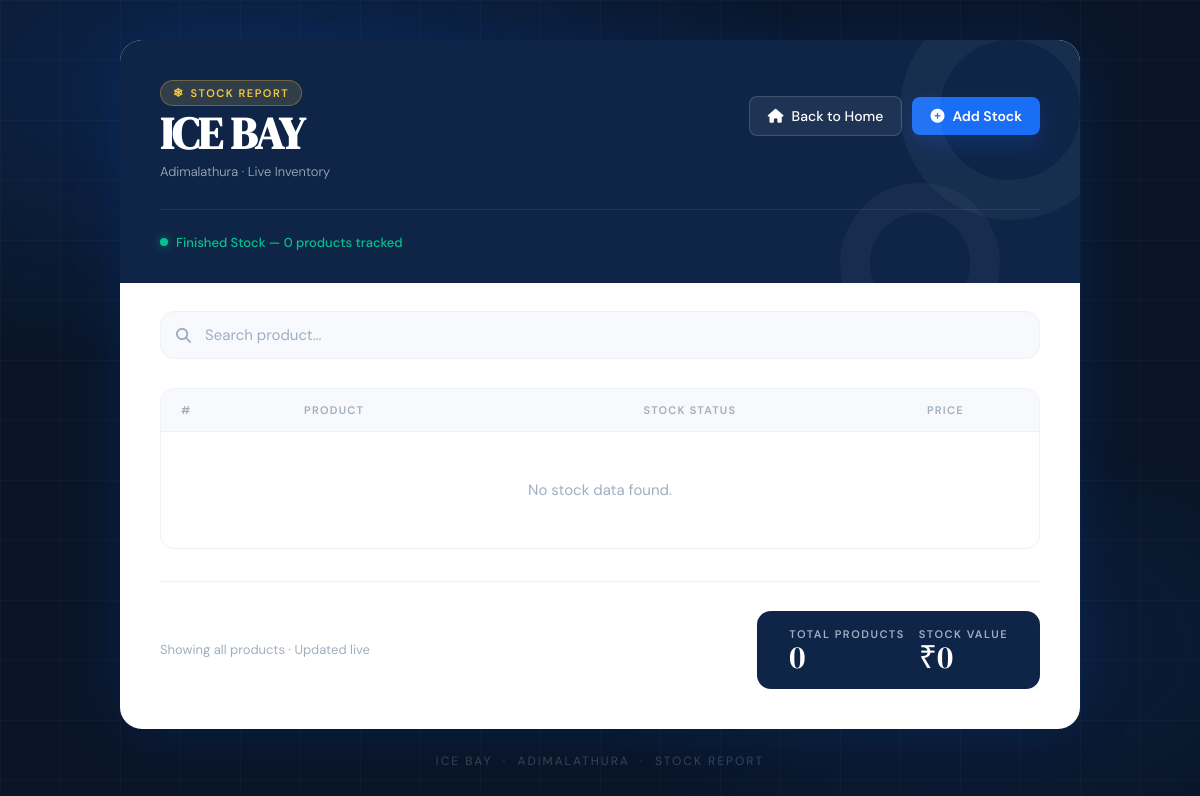
/stock/finished/, run on an earlier commit of the app's database.
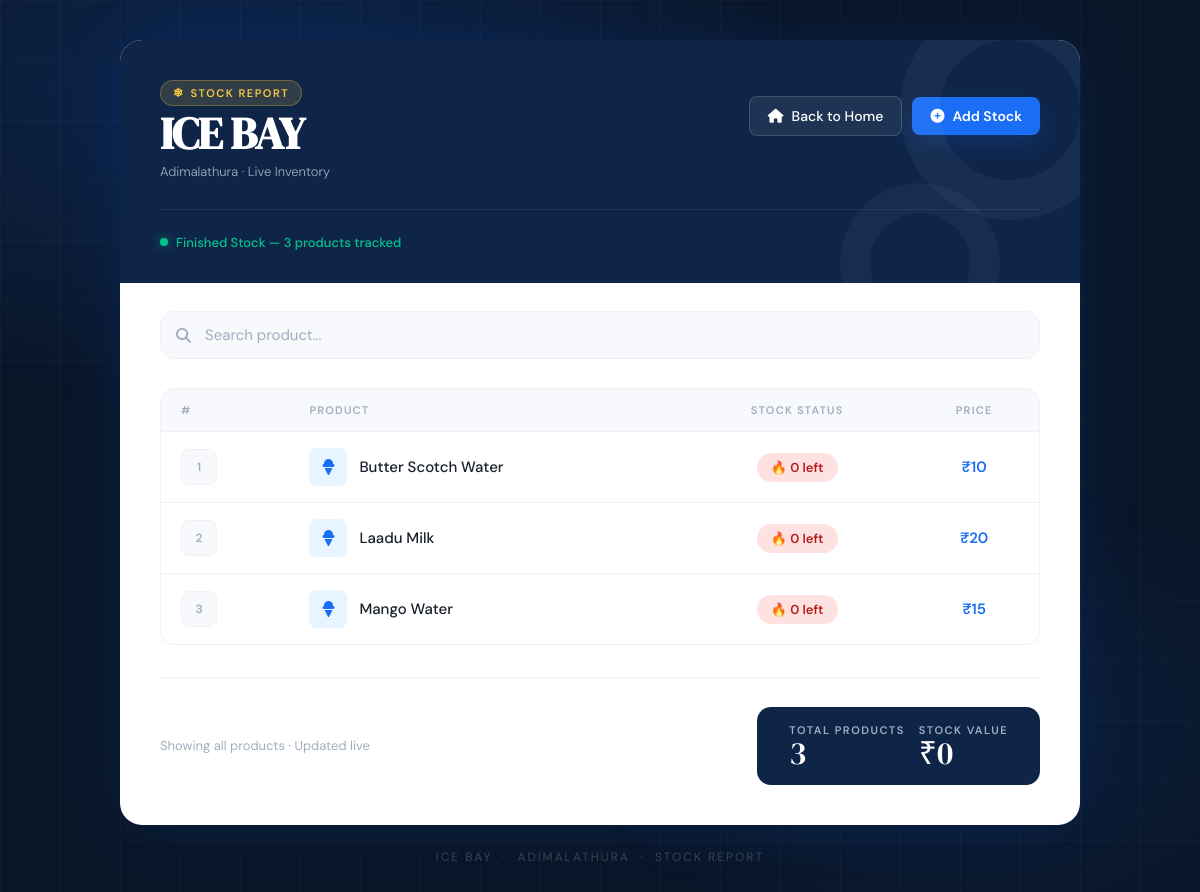
And on a later commit of the database.
### billings/models.py (models this page shows, shortened)
class Stock(models.Model):
    product = models.OneToOneField(Product, on_delete=models.CASCADE)
    quantity = models.IntegerField(default=0)
    updated_at = models.DateTimeField(auto_now=True)
    class Meta:
        db_table = "stocks_stock"

class Product(models.Model):
    name = models.CharField(max_length=100, unique=True)
    category = models.CharField(max_length=80, blank=True, default="")
    price = models.PositiveIntegerField()
    is_active = models.BooleanField(default=True)
    class Meta:
        db_table = "products_product"

### billings/views.py (the view)
# urls.py: path("stock/finished/", views.finished_stocks, name="finished_stocks"),
def finished_stocks(request):
    stocks = (
        Stock.objects
        .select_related("product")
        .filter(quantity__lte=0)
        .order_by("product__name")
    )
    return render(
        request,
        "stocks/stock_list.html",
        build_stock_context(stocks, "Finished Stock"),
    )

### billings/views.py (called while the page is built)
def build_stock_context(stocks, page_title):
    total_quantity = stocks.aggregate(total=Coalesce(Sum("quantity"), 0))["total"] or 0
    total_stock_value = stocks.aggregate(
        value=Coalesce(Sum(F("quantity") * F("product__price")), 0)
    )["value"] or 0
    low_stock_count = stocks.filter(quantity__gt=5, quantity__lte=10).count()
    critical_stock_count = stocks.filter(quantity__lte=5).count()
    return {
        "stocks": stocks,
        "page_title": page_title,
        "total_quantity": total_quantity,
        "total_stock_value": total_stock_value,
        "low_stock_count": low_stock_count,
        "critical_stock_count": critical_stock_count,
    }

### templates/stocks/stock_list.html (shortened to what this page needs)
<!DOCTYPE html>
<html lang="en">
<head>
    <link rel="stylesheet" href="https://cdnjs.cloudflare.com/ajax/libs/font-awesome/6.5.1/css/all.min.css">
</head>
<body>
    <div class="wrapper">
        <div class="main-card">
            <div class="card-header">
                <div class="header-top">
                    <div class="brand">
                        <div class="brand-badge">Stock Report</div>
                        <h1 class="brand-name">ICE BAY</h1>
                        <p class="brand-sub">Adimalathura · Live Inventory</p>
                    </div>
                    <div class="header-actions">
                        <a href="{% url "billings:billing_page" %}" class="home-btn">
                            <i class="fas fa-house"></i>
                            Back to Home
                        </a>
                        <a href="{% url 'billings:add_stock_page' %}" class="action-btn">
                            <i class="fas fa-plus-circle"></i>
                            Add Stock
                        </a>
                    </div>
                </div>
                <div class="status-bar">
                    <span class="status-dot"></span>
                    <span class="status-text">{{ page_title|default:"Live Stock" }} — {{ stocks|length }} product{{ stocks|length|pluralize }} tracked</span>
                </div>
            </div>
            <div class="search-section">
                <div class="search-wrap">
                    <i class="fas fa-search"></i>
                    <input
                        type="text"
                        id="searchInput"
                        placeholder="Search product..."
                    >
                </div>
            </div>
            <div class="card-body">
                <div class="table-wrap">
                    <table>
                        <thead>
                            <tr>
                                <th>#</th>
                                <th>Product</th>
                                <th>Stock Status</th>
                                <th>Price</th>
                            </tr>
                        </thead>
                        <tbody>
                            {% for stock in stocks %}
                            <tr class="stock-row" data-name="{{ stock.product.name|lower }}">
                                <td><span class="sno">{{ forloop.counter }}</span></td>
                                <td>
                                    <div class="product-cell">
                                        <div class="product-icon">
                                            <i class="fas fa-ice-cream"></i>
                                        </div>
                                        <span class="product-name">{{ stock.product.name }}</span>
                                    </div>
                                </td>
                                <td>
                                    {% if stock.quantity <= 5 %}
                                        <span class="badge critical">🔥 {{ stock.quantity }} left</span>
                                    {% elif stock.quantity <= 10 %}
                                        <span class="badge low">⚠ {{ stock.quantity }} left</span>
                                    {% else %}
                                        <span class="badge good">✔ {{ stock.quantity }} left</span>
                                    {% endif %}
                                </td>
                                <td><span class="price-tag">₹{{ stock.product.price }}</span></td>
                            </tr>
                            {% empty %}
                            <tr>
                                <td colspan="4">
                                    <div style="text-align:center; padding:2rem; color:var(--gray-400);">
                                        No stock data found.
                                    </div>
                                </td>
                            </tr>
                            {% endfor %}
                        </tbody>
                    </table>
                </div>
            </div>
            <div class="card-footer">
                <div class="divider"></div>
                <div class="footer-row">
                    <p style="font-size:13px; color:var(--gray-400);">
                        Showing all products · Updated live
                    </p>
                    <div class="total-box">
                        <div>
                            <div class="t-label">Total Products</div>
                            <div class="t-value">{{ stocks|length }}</div>
                        </div>
                        <div>
                            <div class="t-label">Stock Value</div>
                            <div class="t-value">₹{{ total_stock_value }}</div>
                        </div>
                    </div>
                </div>
            </div>
        </div>
        <p class="watermark">ICE BAY &nbsp;·&nbsp; Adimalathura &nbsp;·&nbsp; Stock Report</p>
    </div>
</body>
</html>

What changed in the data, as far as the page shows it:
added Stock: product.name "Butter Scotch Water", quantity "0", product.price "10"
now on this page (row edited): Stock: product.name "Laadu Milk", quantity "0", product.price "20"
now on this page (row edited): Stock: product.name "Mango Water", quantity "0", product.price "15"
Also different on the page:
{{ stocks|length }}: "0" → "3"
text no longer shown: "No stock data found."
